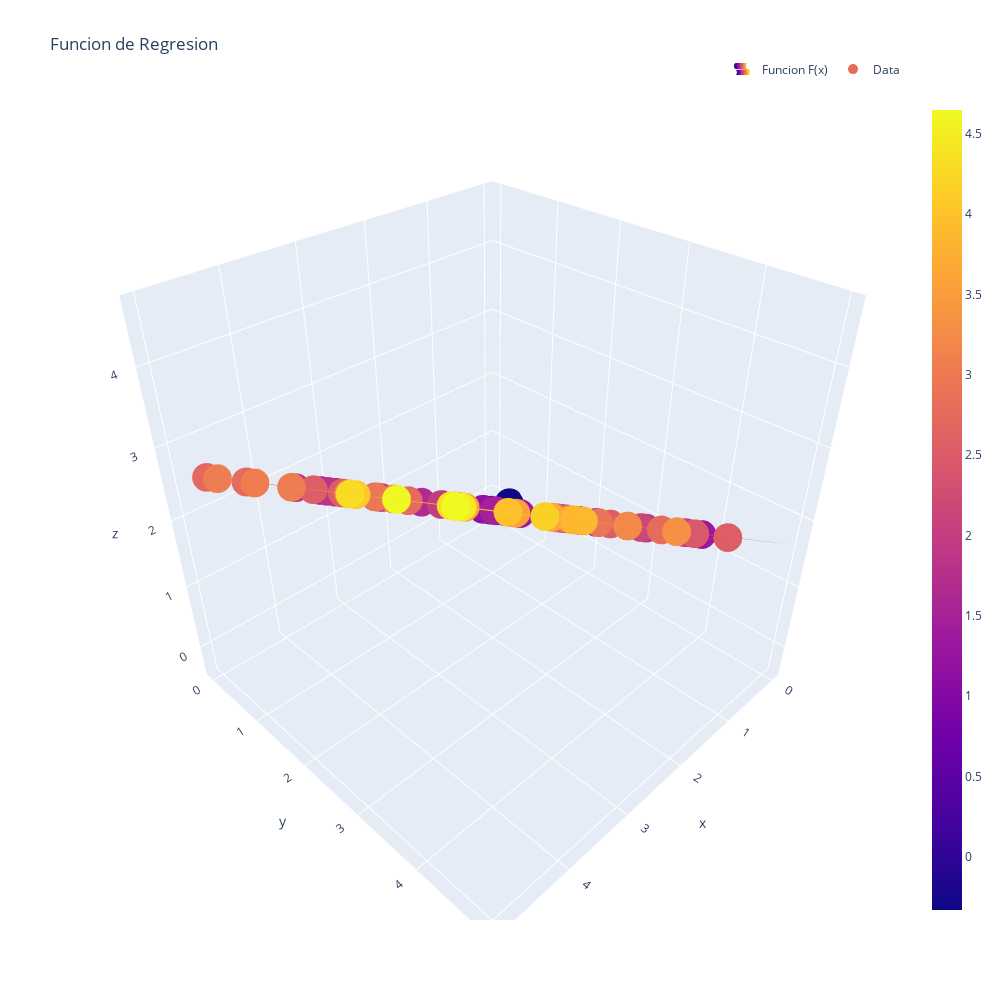

Notebook cell for this chart:
### Code cell
layout = go.Layout(
        title='Funcion de Regresion',
        autosize=False,
        width=1000,
        height=1000,
        showlegend = True,
        legend=dict(
            orientation="h",
            yanchor="bottom",
            y=1.02,
            xanchor="right",
            x=1
        ),
     xaxis_title="Examen1",
     yaxis_title="Examen2"
)

fig = go.Figure()
fig.add_trace(
    go.Surface(z=z, x=x, y=y, name='Funcion F(x)')
)
fig.add_trace(
    go.Scatter3d(
        x=train_X[:,0],
        y=train_X[:,1],
        z=train_y,
        mode ='markers',
        marker=dict(
        size=10,
        color=train_y
    ),
    name='Data')
)
fig.update_layout(
    layout
)
fig['data'][0]['showlegend']=True
fig['data'][1]['showlegend']=True
fig.show()
